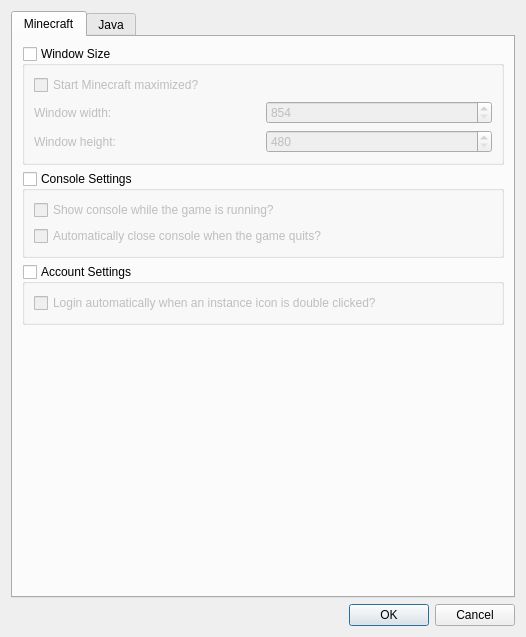
<?xml version="1.0" encoding="UTF-8"?>
<ui version="4.0">
 <class>InstanceSettings</class>
 <widget class="QDialog" name="InstanceSettings">
  <property name="geometry">
   <rect>
    <x>0</x>
    <y>0</y>
    <width>526</width>
    <height>637</height>
   </rect>
  </property>
  <property name="windowTitle">
   <string>Instance Settings</string>
  </property>
  <layout class="QVBoxLayout" name="verticalLayout">
   <item>
    <widget class="QTabWidget" name="settingsTabs">
     <property name="tabShape">
      <enum>QTabWidget::Rounded</enum>
     </property>
     <property name="currentIndex">
      <number>0</number>
     </property>
     <widget class="QWidget" name="minecraftTab">
      <attribute name="title">
       <string>Minecraft</string>
      </attribute>
      <layout class="QVBoxLayout" name="verticalLayout_3">
       <item>
        <widget class="QGroupBox" name="windowSizeGroupBox">
         <property name="enabled">
          <bool>true</bool>
         </property>
         <property name="title">
          <string>Window Size</string>
         </property>
         <property name="checkable">
          <bool>true</bool>
         </property>
         <property name="checked">
          <bool>false</bool>
         </property>
         <layout class="QVBoxLayout" name="verticalLayout_4">
          <item>
           <widget class="QCheckBox" name="maximizedCheckBox">
            <property name="text">
             <string>Start Minecraft maximized?</string>
            </property>
           </widget>
          </item>
          <item>
           <layout class="QGridLayout" name="gridLayoutWindowSize">
            <item row="1" column="0">
             <widget class="QLabel" name="labelWindowHeight">
              <property name="text">
               <string>Window height:</string>
              </property>
             </widget>
            </item>
            <item row="0" column="0">
             <widget class="QLabel" name="labelWindowWidth">
              <property name="text">
               <string>Window width:</string>
              </property>
             </widget>
            </item>
            <item row="0" column="1">
             <widget class="QSpinBox" name="windowWidthSpinBox">
              <property name="minimum">
               <number>854</number>
              </property>
              <property name="maximum">
               <number>65536</number>
              </property>
              <property name="singleStep">
               <number>1</number>
              </property>
              <property name="value">
               <number>854</number>
              </property>
             </widget>
            </item>
            <item row="1" column="1">
             <widget class="QSpinBox" name="windowHeightSpinBox">
              <property name="minimum">
               <number>480</number>
              </property>
              <property name="maximum">
               <number>65536</number>
              </property>
              <property name="value">
               <number>480</number>
              </property>
             </widget>
            </item>
           </layout>
          </item>
         </layout>
        </widget>
       </item>
       <item>
        <widget class="QGroupBox" name="consoleSettingsBox">
         <property name="enabled">
          <bool>true</bool>
         </property>
         <property name="title">
          <string>Console Settings</string>
         </property>
         <property name="checkable">
          <bool>true</bool>
         </property>
         <property name="checked">
          <bool>false</bool>
         </property>
         <layout class="QVBoxLayout" name="verticalLayout_2">
          <item>
           <widget class="QCheckBox" name="showConsoleCheck">
            <property name="text">
             <string>Show console while the game is running?</string>
            </property>
           </widget>
          </item>
          <item>
           <widget class="QCheckBox" name="autoCloseConsoleCheck">
            <property name="text">
             <string>Automatically close console when the game quits?</string>
            </property>
           </widget>
          </item>
         </layout>
        </widget>
       </item>
       <item>
        <widget class="QGroupBox" name="accountSettingsBox">
         <property name="enabled">
          <bool>true</bool>
         </property>
         <property name="title">
          <string>Account Settings</string>
         </property>
         <property name="checkable">
          <bool>true</bool>
         </property>
         <property name="checked">
          <bool>false</bool>
         </property>
         <layout class="QVBoxLayout" name="verticalLayout_6">
          <item>
           <widget class="QCheckBox" name="autoLoginCheckBox">
            <property name="text">
             <string>Login automatically when an instance icon is double clicked?</string>
            </property>
           </widget>
          </item>
         </layout>
        </widget>
       </item>
       <item>
        <spacer name="verticalSpacerMinecraft">
         <property name="orientation">
          <enum>Qt::Vertical</enum>
         </property>
         <property name="sizeHint" stdset="0">
          <size>
           <width>20</width>
           <height>40</height>
          </size>
         </property>
        </spacer>
       </item>
      </layout>
     </widget>
     <widget class="QWidget" name="javaTab">
      <attribute name="title">
       <string>Java</string>
      </attribute>
      <layout class="QVBoxLayout" name="verticalLayout_5">
       <item>
        <widget class="QGroupBox" name="memoryGroupBox">
         <property name="enabled">
          <bool>true</bool>
         </property>
         <property name="title">
          <string>Memory</string>
         </property>
         <property name="checkable">
          <bool>true</bool>
         </property>
         <property name="checked">
          <bool>false</bool>
         </property>
         <layout class="QGridLayout" name="gridLayout_2">
          <item row="1" column="1">
           <widget class="QSpinBox" name="maxMemSpinBox">
            <property name="minimum">
             <number>512</number>
            </property>
            <property name="maximum">
             <number>65536</number>
            </property>
            <property name="singleStep">
             <number>128</number>
            </property>
            <property name="value">
             <number>1024</number>
            </property>
           </widget>
          </item>
          <item row="0" column="0">
           <widget class="QLabel" name="labelMinMem">
            <property name="text">
             <string>Minimum memory allocation:</string>
            </property>
           </widget>
          </item>
          <item row="1" column="0">
           <widget class="QLabel" name="labelMaxMem">
            <property name="text">
             <string>Maximum memory allocation:</string>
            </property>
           </widget>
          </item>
          <item row="0" column="1">
           <widget class="QSpinBox" name="minMemSpinBox">
            <property name="minimum">
             <number>256</number>
            </property>
            <property name="maximum">
             <number>65536</number>
            </property>
            <property name="singleStep">
             <number>128</number>
            </property>
            <property name="value">
             <number>256</number>
            </property>
           </widget>
          </item>
          <item row="2" column="1">
           <widget class="QSpinBox" name="permGenSpinBox">
            <property name="minimum">
             <number>64</number>
            </property>
            <property name="maximum">
             <number>999999999</number>
            </property>
            <property name="singleStep">
             <number>8</number>
            </property>
            <property name="value">
             <number>64</number>
            </property>
           </widget>
          </item>
          <item row="2" column="0">
           <widget class="QLabel" name="labelPermGen">
            <property name="text">
             <string>PermGen:</string>
            </property>
           </widget>
          </item>
         </layout>
        </widget>
       </item>
       <item>
        <widget class="QGroupBox" name="javaSettingsGroupBox">
         <property name="enabled">
          <bool>true</bool>
         </property>
         <property name="title">
          <string>Java Settings</string>
         </property>
         <property name="checkable">
          <bool>true</bool>
         </property>
         <property name="checked">
          <bool>false</bool>
         </property>
         <layout class="QGridLayout" name="gridLayout_3">
          <item row="2" column="4">
           <widget class="QPushButton" name="javaTestBtn">
            <property name="text">
             <string>Test</string>
            </property>
           </widget>
          </item>
          <item row="0" column="0">
           <widget class="QLabel" name="labelJavaPath">
            <property name="text">
             <string>Java path:</string>
            </property>
           </widget>
          </item>
          <item row="3" column="0">
           <widget class="QLabel" name="labelJVMArgs">
            <property name="text">
             <string>JVM arguments:</string>
            </property>
           </widget>
          </item>
          <item row="3" column="2" colspan="3">
           <widget class="QLineEdit" name="jvmArgsTextBox"/>
          </item>
          <item row="0" column="2" colspan="3">
           <widget class="QLineEdit" name="javaPathTextBox"/>
          </item>
          <item row="2" column="3">
           <widget class="QPushButton" name="javaBrowseBtn">
            <property name="text">
             <string>Browse...</string>
            </property>
           </widget>
          </item>
          <item row="2" column="2">
           <widget class="QPushButton" name="javaDetectBtn">
            <property name="text">
             <string>Auto-detect...</string>
            </property>
           </widget>
          </item>
         </layout>
        </widget>
       </item>
       <item>
        <widget class="QGroupBox" name="customCommandsGroupBox">
         <property name="enabled">
          <bool>true</bool>
         </property>
         <property name="title">
          <string>Custom Commands</string>
         </property>
         <property name="checkable">
          <bool>true</bool>
         </property>
         <property name="checked">
          <bool>false</bool>
         </property>
         <layout class="QGridLayout" name="gridLayout_4">
          <item row="0" column="1">
           <widget class="QLineEdit" name="preLaunchCmdTextBox"/>
          </item>
          <item row="1" column="0">
           <widget class="QLabel" name="labelPostExitCmd">
            <property name="text">
             <string>Post-exit command:</string>
            </property>
           </widget>
          </item>
          <item row="0" column="0">
           <widget class="QLabel" name="labelPreLaunchCmd">
            <property name="text">
             <string>Pre-launch command:</string>
            </property>
           </widget>
          </item>
          <item row="1" column="1">
           <widget class="QLineEdit" name="postExitCmdTextBox"/>
          </item>
         </layout>
        </widget>
       </item>
       <item>
        <widget class="QLabel" name="labelCustomCmdsDescription">
         <property name="enabled">
          <bool>false</bool>
         </property>
         <property name="sizePolicy">
          <sizepolicy hsizetype="MinimumExpanding" vsizetype="MinimumExpanding">
           <horstretch>0</horstretch>
           <verstretch>0</verstretch>
          </sizepolicy>
         </property>
         <property name="text">
          <string>Pre-launch command runs before the instance launches and post-exit command runs after it exits. Both will be run in MultiMC's working directory with INST_ID, INST_DIR, and INST_NAME as environment variables.</string>
         </property>
         <property name="alignment">
          <set>Qt::AlignLeading|Qt::AlignLeft|Qt::AlignTop</set>
         </property>
         <property name="wordWrap">
          <bool>true</bool>
         </property>
         <property name="textInteractionFlags">
          <set>Qt::LinksAccessibleByMouse|Qt::TextSelectableByMouse</set>
         </property>
        </widget>
       </item>
      </layout>
     </widget>
    </widget>
   </item>
   <item>
    <widget class="QDialogButtonBox" name="buttonBox">
     <property name="orientation">
      <enum>Qt::Horizontal</enum>
     </property>
     <property name="standardButtons">
      <set>QDialogButtonBox::Cancel|QDialogButtonBox::Ok</set>
     </property>
    </widget>
   </item>
  </layout>
 </widget>
 <tabstops>
  <tabstop>settingsTabs</tabstop>
  <tabstop>buttonBox</tabstop>
  <tabstop>windowSizeGroupBox</tabstop>
  <tabstop>maximizedCheckBox</tabstop>
  <tabstop>windowWidthSpinBox</tabstop>
  <tabstop>windowHeightSpinBox</tabstop>
  <tabstop>consoleSettingsBox</tabstop>
  <tabstop>showConsoleCheck</tabstop>
  <tabstop>autoCloseConsoleCheck</tabstop>
  <tabstop>accountSettingsBox</tabstop>
  <tabstop>memoryGroupBox</tabstop>
  <tabstop>minMemSpinBox</tabstop>
  <tabstop>maxMemSpinBox</tabstop>
  <tabstop>permGenSpinBox</tabstop>
  <tabstop>javaSettingsGroupBox</tabstop>
  <tabstop>jvmArgsTextBox</tabstop>
  <tabstop>customCommandsGroupBox</tabstop>
  <tabstop>preLaunchCmdTextBox</tabstop>
  <tabstop>postExitCmdTextBox</tabstop>
 </tabstops>
 <resources/>
 <connections/>
</ui>
